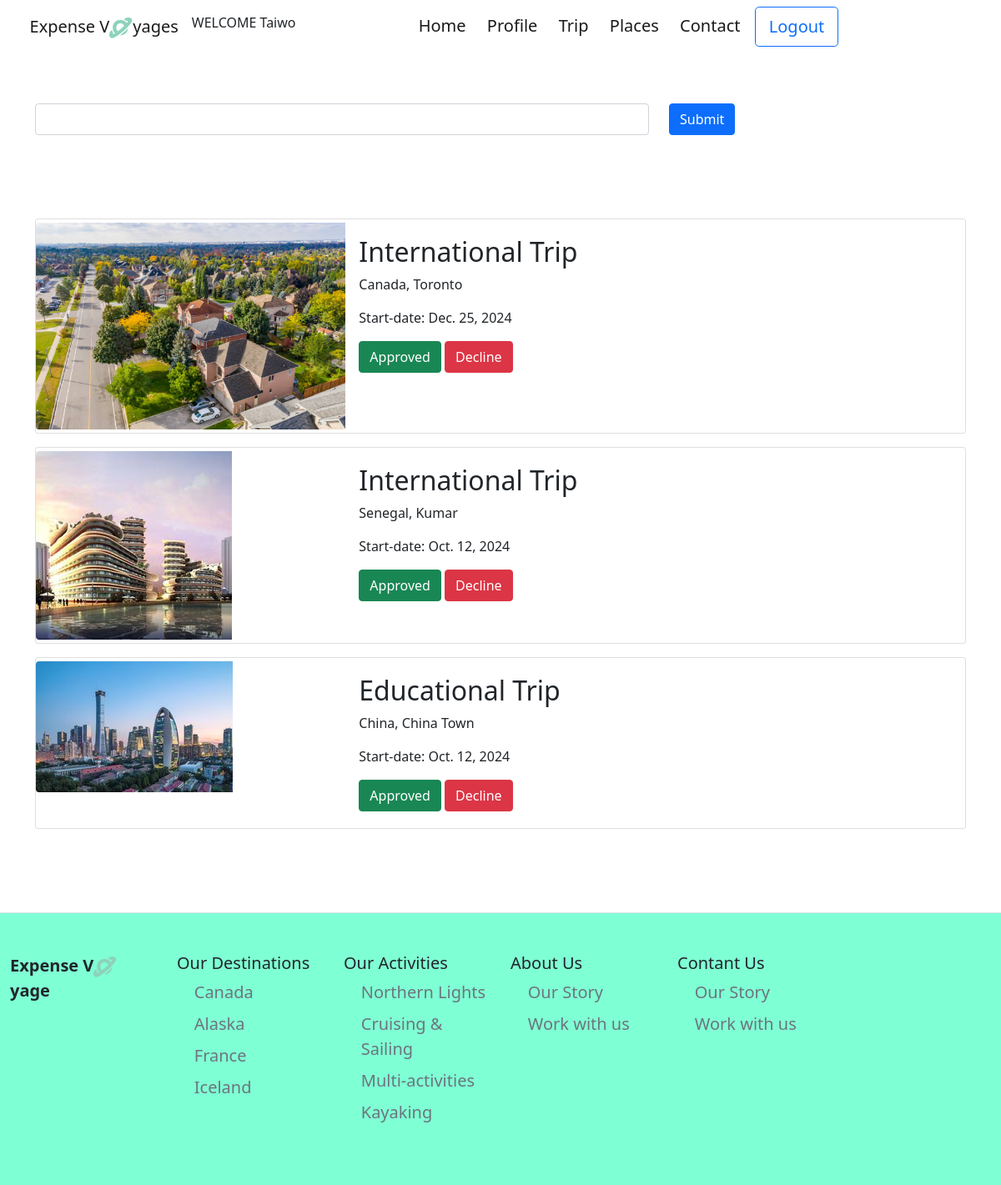
The app's page /manager/ (signed in) with its own data.
### main/models.py (models this page shows, shortened)
class Trip(models.Model):
    user =models.ForeignKey(User, on_delete=models.CASCADE)
    name = models.CharField(max_length=200)
    country=models.CharField(max_length=200)
    country_city=models.CharField(max_length=200)
    date_booked = models.DateField()
    profile_img  =models.ImageField(upload_to='trip',default ='blank.png')

### main/views.py (the view)
# urls.py: path('manager/',views.manager, name='manager'),
@user_passes_test(lambda u: u.is_superuser,login_url='/login/')
def manager(request):
    trips =Trip.objects.all()
    return render(request,'manager.html',{
        'trips':trips
    })

### main/templates/manager.html (shortened to what this page needs)
{% extends 'base.html' %}
{% load static %}
{% block css%}
    <link rel="stylesheet" href={% static 'css/manager.css' %} >
{% endblock %}
{% block navbar%}
    {% include 'nav.html'%}
{%endblock%}
{% block content %}
<form method="POST" action="{% url 'manager_searched' %}">
<section class="section1 container">
    <div class="row">
        <div class="col-sm-8">
          <input type="text"  id="" class="form-control " name="search">
        </div>
        <div class="col-sm-4">
            <button class="btn btn-primary" type="submit">Submit</button>
        </div>
    </div>
</section>
</form>
<section class="section2">
  {% for trip in trips%}
    <div class="container">
      <div class="card mb-3 py-1" style="max-width: 1540px;" id="card">
        <div class="row g-0">
          <div class="col-md-4">
            <img src="{{trip.profile_img.url}}" class="img-fluid rounded-start" alt="..." >
          </div>
          <div class="col-md-8">
            <div class="card-body">
              <h2 class="card-title">{{trip.name}}</h2>
              <p class="card-text">{{trip.country}}, {{trip.country_city}}</p>
              <p class="card-text">Start-date: {{trip.date_booked}} </p>
              <a href="#" class="btn btn-success">Approved</a>
              <a href="#" class="btn btn-danger">Decline</a>
            </div>
          </div>
        </div>
      </div>
    </div>
{% endfor%}
</section>
{% endblock %}

### main/templates/nav.html (shortened to what this page needs)
{% load static %}
    {% block css%}
    <link rel='stylesheet'  href={% static 'css/nav.css'%}>
    {% endblock%}
    <nav class="navbar navbar-expand-lg navbar-light ">
        <div class="container-fluid">
          <a class="navbar-brand " href="" id="logo" >Expense  V<img src={% static 'img/Group 6.png' %} alt="No_image">yages</a>
          <h6>WELCOME {{user.username}}</h6>
          <div class="collapse navbar-collapse" id="navbarNavDropdown">
            <ul class="navbar-nav">
                      <ul class="navbar-nav">
                        <li class="nav-item ">
                          <a class="nav-link active "  href={% url 'index'%}>Home</a>
                        </li>
                      <li class="nav-item">
                          <a class="nav-link active" href={% url 'profile' %}>Profile</a>
                      </li>
                            <li class="nav-item">
                              <a class="nav-link active " href={% url 'trip' %}>Trip</a>
                            </li>
                      <li class="nav-item ">
                        <a class="nav-link active " href={% url 'places' %}>Places</a>
                      </li>
                    <li class="nav-item ">
                      <a class="nav-link active " href={% url 'contact' %}>Contact</a>
                    </li>
                    {% if user.is_authenticated%}
                          <li class="nav-item " >
                            <a href={% url 'logout' %}>
                            <button class="btn btn-outline-primary btn-lg" >Logout</button>
                          </li>
                        {% else %}
                        <li class="nav-item " >
                          <a href={% url 'login' %}>
                          <button class="btn btn-outline-primary btn-lg" >Login</button>
                          </a>
                        </li>
                    {% endif %}
              </ul>
          </div>
        </div>
      </nav>

### static/css/manager.css (style rules this page uses)
* { padding: 0; margin: 0; }
nav { background-color: white; }
ul { margin-left: 10%; }
ul li { padding-left: 5%; font-size: 20px; }
nav div div ul li button { padding:0px 3110px; }
#logo { font-size: 20px; font-weight: 500; margin-left: 2%; }
.section1 { margin-top: 60px; }
.section2 { margin-top: 100px; margin-bottom: 100px; }

### static/css/nav.css (style rules this page uses)
* { padding: 0; margin: 0; }
nav { background-color: white; }
ul { margin-left: 10%; }
ul li { padding-left: 2%; font-size: 20px; }
nav div div ul li button { padding:0px 3110px; }
#logo { font-size: 20px; font-weight: 500; margin-left: 2%; }

### records on screen
Trip: profile_img (picture), name "International Trip", country "Canada", country_city "Toronto", date_booked "Dec. 25, 2024"
Trip: profile_img (picture), name "International Trip", country "Senegal", country_city "Kumar", date_booked "Oct. 12, 2024"
Trip: profile_img (picture), name "Educational Trip", country "China", country_city "China Town", date_booked "Oct. 12, 2024"

### other values on screen
{{ user.username }} "Taiwo"
